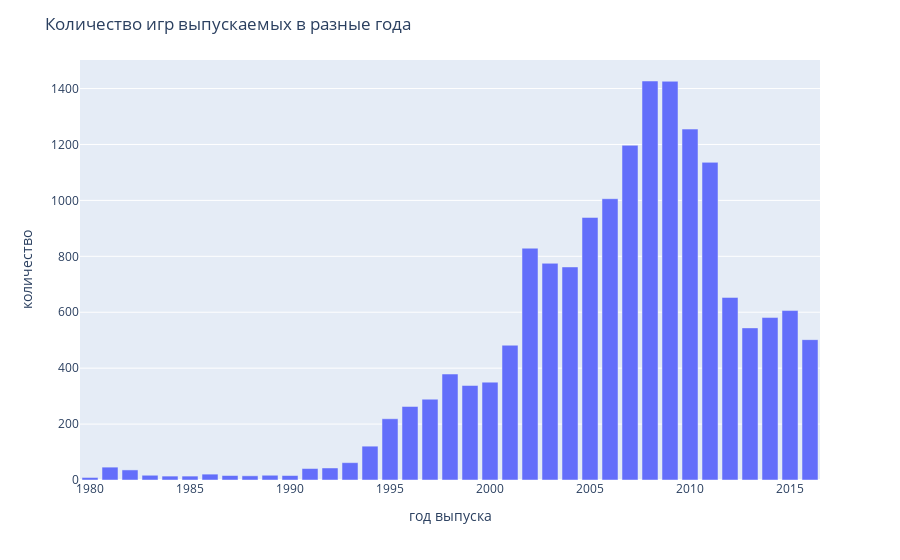

The notebook cell this image was saved under:
### Code cell
fig = px.bar(game_year_count).update_layout(
    title='Количество игр выпускаемых в разные года',

    xaxis=dict(title='год выпуска'),

    yaxis=dict(title='количество'),

    showlegend=False)
iplot(fig)

### Figure 1 — Plotly figure (JSON) as saved in the notebook; plotly's stock layout.template omitted (floating-point values rounded to 4 significant figures)
{"data": [{"hovertemplate": "variable=count<br>year_of_release=%{x}<br>value=%{y}<extra></extra>", "legendgroup": "count", "marker": {"color": "#636efa", "pattern": {"shape": ""}}, "name": "count", "orientation": "v", "showlegend": true, "textposition": "auto", "type": "bar", "x": [2008.0, 2009.0, 2010.0, 2007.0, 2011.0, 2006.0, 2005.0, 2002.0, 2003.0, 2004.0, 2012.0, 2015.0, 2014.0, 2013.0, 2016.0, 2001.0, 1998.0, 2000.0, 1999.0, 1997.0, 1996.0, 1995.0, 1994.0, 1993.0, 1981.0, 1992.0, 1991.0, 1982.0, 1986.0, 1989.0, 1983.0, 1987.0, 1990.0, 1988.0, 1985.0, 1984.0, 1980.0], "xaxis": "x", "y": [1427, 1426, 1255, 1197, 1136, 1006, 939, 829, 775, 762, 653, 606, 581, 544, 502, 482, 379, 350, 338, 289, 263, 219, 121, 62, 46, 43, 41, 36, 21, 17, 17, 16, 16, 15, 14, 14, 9], "yaxis": "y"}], "layout": {"barmode": "relative", "legend": {"title": {"text": "variable"}, "tracegroupgap": 0}, "margin": {"t": 60}, "showlegend": false, "title": {"text": "Количество игр выпускаемых в разные года"}, "xaxis": {"anchor": "y", "domain": [0, 1], "title": {"text": "год выпуска"}}, "yaxis": {"anchor": "x", "domain": [0, 1], "title": {"text": "количество"}}}}
